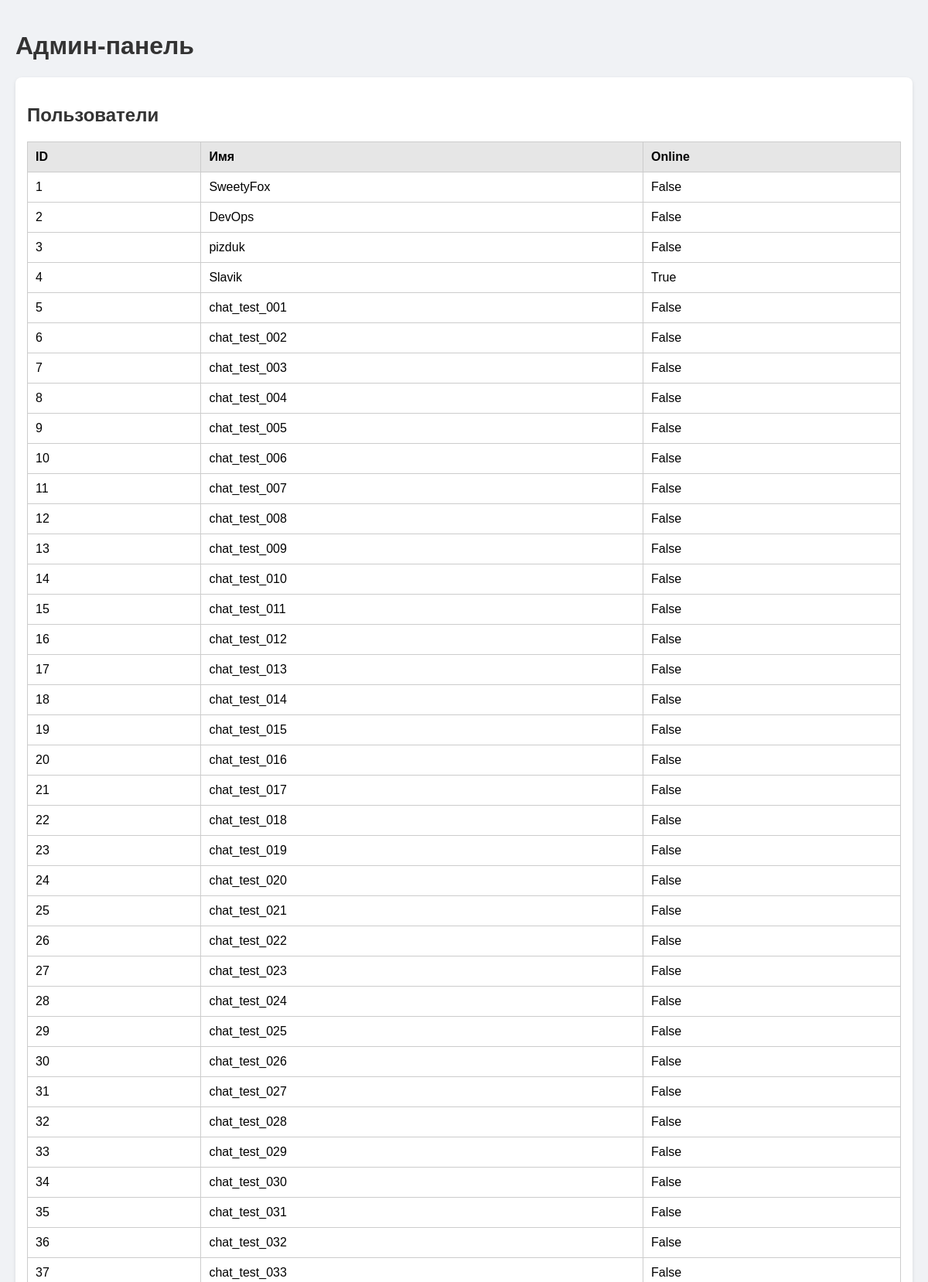
The page /admin (upper part) on the database its author committed.
### backend/stuff/db.py (models this page shows, shortened)
class User(db.Model):
    __tablename__ = 'users'
    _id = db.Column(db.Integer, primary_key=True)
    name = db.Column(db.String(100), nullable=False, unique=True)  # можно 150, если нужно
    password = db.Column(db.String(512), nullable=False)
    messages = db.relationship('Message', back_populates='sender', lazy=True)
    isActive = db.Column(db.Boolean, default=False)

### backend/stuff/routes.py (the view)
    @app.route('/admin')
    def admin():
        users_list = User.query.all()
        message_list = Message.query.all()
        chats_raw = Chat.query.all()
        chats = []
        for chat in chats_raw:
            participant_names = []
            for p in chat.participants:
                if p.user:
                    participant_names.append(p.user.name)
                else:
                    print(f"Warning: ChatParticipant {p._id} has no valid user")
            chats.append({
                "id": chat._id,
                "name": chat.name,
                "is_group": chat.is_group,
                "creator_id": chat.creator_id,
                "participants": participant_names
            })
        return render_template("Users.html", users=users_list, chats=chats, messages=message_list)

### backend/stuff/templates/Users.html (shortened to what this page needs)
<!DOCTYPE html>
<html lang="ru">
<head>
</head>
<body>
    <h1>Админ-панель</h1>
    <div class="card">
        <h2>Пользователи</h2>
        <table>
            <thead>
                <tr>
                    <th>ID</th>
                    <th>Имя</th>
                    <th>Online</th>
                </tr>
            </thead>
            <tbody>
                {% for user in users %}
                <tr>
                    <td>{{ user._id }}</td>
                    <td>{{ user.name }}</td>
                    <td>{{ user.isActive }}</td>
                </tr>
                {% else %}
                <tr>
                    <td colspan="2">Пользователи не найдены</td>
                </tr>
                {% endfor %}
            </tbody>
        </table>
    </div>
</body>
</html>

### backend/stuff/templates/Users.html (style rules this page uses)
body { font-family: Arial, sans-serif; background-color: #f0f2f5; margin: 0; padding: 20px; }
h1, h2, h3 { color: #333; }
table { width: 100%; border-collapse: collapse; margin-bottom: 20px; }
table, th, td { border: 1px solid #ccc; }
th, td { padding: 10px; text-align: left; }
th { background-color: #e6e6e6; }
.card { background-color: white; border-radius: 8px; padding: 15px; margin-bottom: 20px; box-shadow: 0 2px 5px rgba(0,0,0,0.1); }

### rows shown on the page
User: _id "1", name "SweetyFox", isActive "False"
User: _id "2", name "DevOps", isActive "False"
User: _id "3", name "pizduk", isActive "False"
User: _id "4", name "Slavik", isActive "True"
User: _id "5", name "chat_test_001", isActive "False"
User: _id "6", name "chat_test_002", isActive "False"
User: _id "7", name "chat_test_003", isActive "False"
User: _id "8", name "chat_test_004", isActive "False"
User: _id "9", name "chat_test_005", isActive "False"
User: _id "10", name "chat_test_006", isActive "False"
User: _id "11", name "chat_test_007", isActive "False"
User: _id "12", name "chat_test_008", isActive "False"
User: _id "13", name "chat_test_009", isActive "False"
User: _id "14", name "chat_test_010", isActive "False"
User: _id "15", name "chat_test_011", isActive "False"
User: _id "16", name "chat_test_012", isActive "False"
User: _id "17", name "chat_test_013", isActive "False"
User: _id "18", name "chat_test_014", isActive "False"
User: _id "19", name "chat_test_015", isActive "False"
User: _id "20", name "chat_test_016", isActive "False"
User: _id "21", name "chat_test_017", isActive "False"
User: _id "22", name "chat_test_018", isActive "False"
User: _id "23", name "chat_test_019", isActive "False"
User: _id "24", name "chat_test_020", isActive "False"
User: _id "25", name "chat_test_021", isActive "False"
User: _id "26", name "chat_test_022", isActive "False"
User: _id "27", name "chat_test_023", isActive "False"
User: _id "28", name "chat_test_024", isActive "False"
User: _id "29", name "chat_test_025", isActive "False"
User: _id "30", name "chat_test_026", isActive "False"
User: _id "31", name "chat_test_027", isActive "False"
User: _id "32", name "chat_test_028", isActive "False"
User: _id "33", name "chat_test_029", isActive "False"
User: _id "34", name "chat_test_030", isActive "False"
User: _id "35", name "chat_test_031", isActive "False"
User: _id "36", name "chat_test_032", isActive "False"
User: _id "37", name "chat_test_033", isActive "False"
